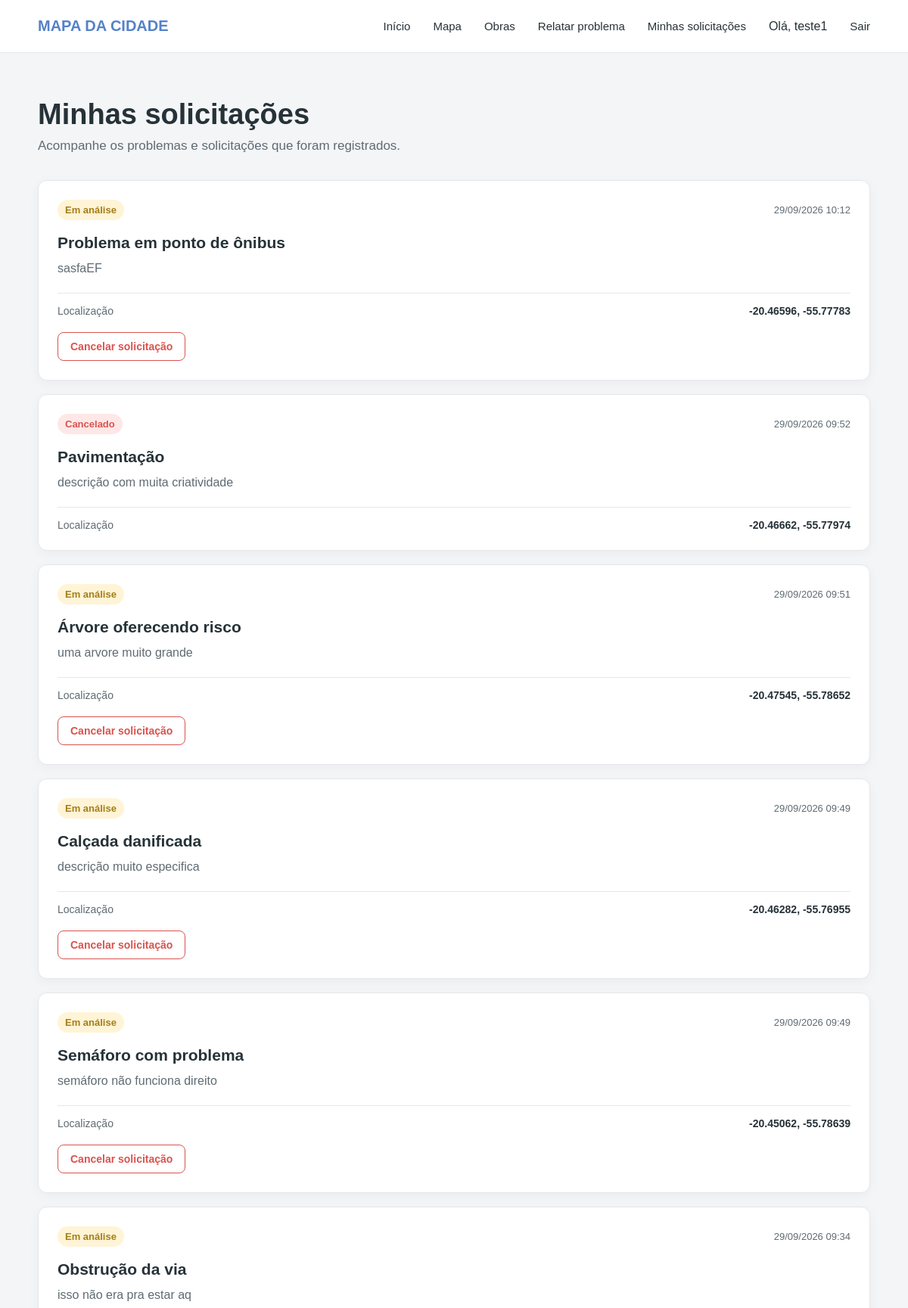
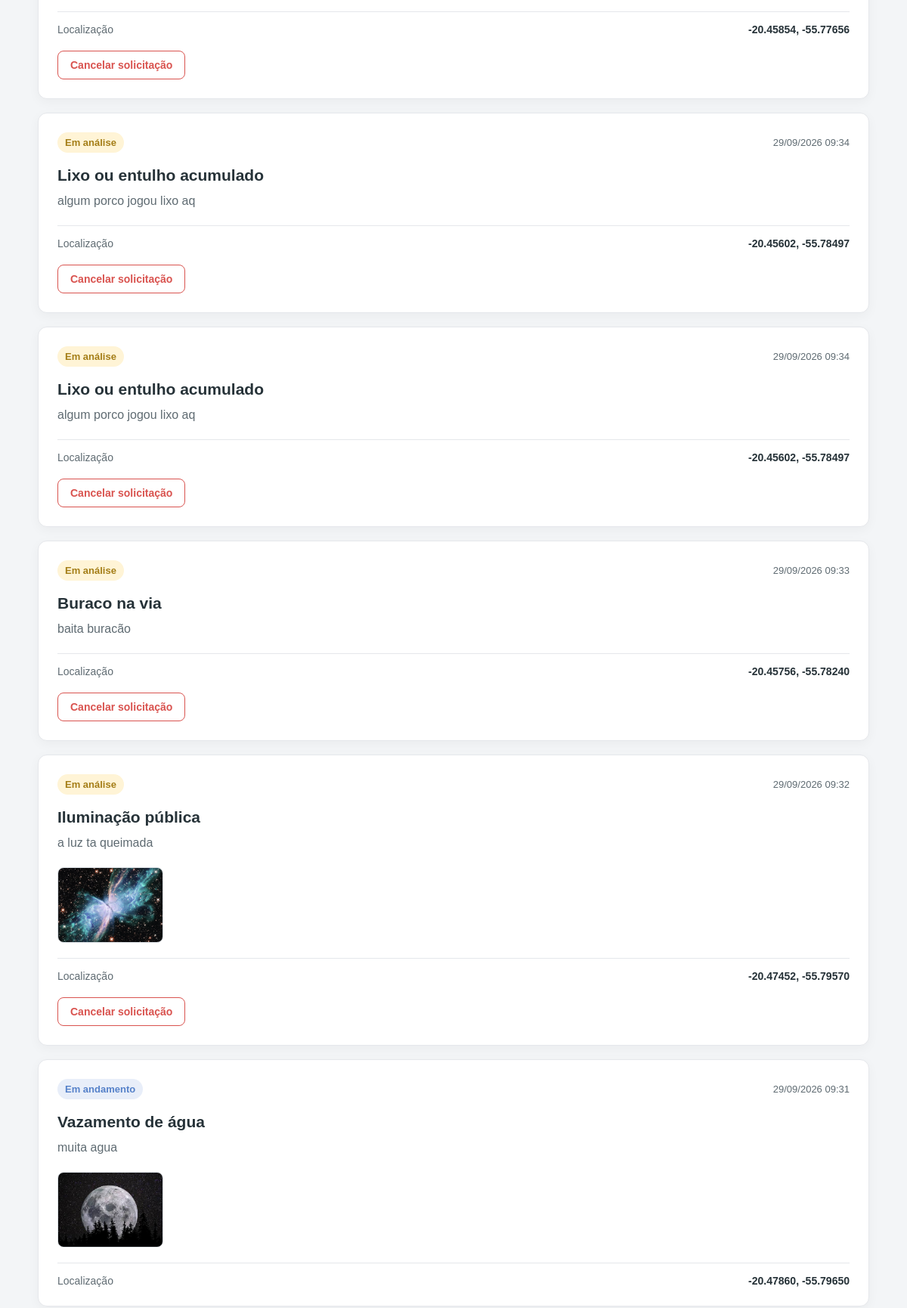
The page /solicitacoes (signed in, upper part) on the database its author committed (2 pictures, top to bottom).
### tables this page shows
CREATE TABLE relatos (
            id INTEGER PRIMARY KEY AUTOINCREMENT,
            tipo TEXT NOT NULL,
            descricao TEXT NOT NULL,
            latitude REAL NOT NULL,
            longitude REAL NOT NULL,
            status TEXT NOT NULL DEFAULT 'Em análise',
            data TEXT NOT NULL
        , usuario_id INTEGER, rua TEXT, bairro TEXT);

CREATE TABLE fotos (
        id INTEGER PRIMARY KEY AUTOINCREMENT,
        relato_id INTEGER NOT NULL,
        arquivo TEXT NOT NULL,
        FOREIGN KEY (relato_id) REFERENCES relatos(id)
    );

### app.py (the view)
@app.route("/solicitacoes")
def solicitacoes():
    usuario_id = session.get("usuario_id")
    conexao = sqlite3.connect("mapa_cidade.db")
    conexao.row_factory = sqlite3.Row
    cursor = conexao.cursor()
    if usuario_id:
        cursor.execute("""
            SELECT *
            FROM relatos
            WHERE usuario_id = ?
            ORDER BY id DESC
        """, (usuario_id,))
    else:
        conexao.close()
        return render_template(
            "solicitacoes.html",
            relatos=[]
        )
    relatos = cursor.fetchall()
    dados = []
    for relato in relatos:
        cursor.execute("""
            SELECT arquivo
            FROM fotos
            WHERE relato_id = ?
        """, (relato["id"],))
        fotos = cursor.fetchall()
        dados.append({
            "relato": relato,
            "fotos": fotos
        })
    conexao.close()
    return render_template(
        "solicitacoes.html",
        relatos=dados
    )

### templates/solicitacoes.html (shortened to what this page needs)
<!DOCTYPE html>
<html lang="pt-br">
<head>
    <link rel="stylesheet" href="{{ url_for('static', filename='css/solicitacoes.css') }}">
</head>
<body>
    <header class="header">
        <div class="logo">
            MAPA DA CIDADE
        </div>
        <nav class="menu">
            <a href="/">Início</a>
            <a href="/mapa">Mapa</a>
            <a href="/obras">Obras</a>
            <a href="/relatar">Relatar problema</a>
            <a href="/solicitacoes">Minhas solicitações</a>
            {% if session.get("usuario_id") %}
                <span class="usuario">
                    Olá, {{ session.get("usuario_nome") }}
                </span>
                <a href="/logout">
                    Sair
                </a>
            {% else %}
                <a href="/login">
                    Entrar
                </a>
            {% endif %}
        </nav>
    </header>
    <main>
        <section class="titulo">
            <h1>Minhas solicitações</h1>
            <p>
                Acompanhe os problemas e solicitações que foram registrados.
            </p>
        </section>
        <section class="lista-solicitacoes">
            {% if relatos %}
                {% for item in relatos %}
                    <div class="card-solicitacao">
                        <div class="topo-card">
                            <span class="status
                                {% if item['relato']['status'] == 'Em análise' %}
                                    status-analise
                                {% elif item['relato']['status'] == 'Em andamento' %}
                                    status-andamento
                                {% elif item['relato']['status'] == 'Concluída' %}
                                    status-concluida
                                {% elif item['relato']['status'] == 'Cancelado' %}
                                    status-cancelado
                                {% endif %}
                            ">
                                {{ item["relato"]["status"] }}
                            </span>
                            <span class="data">
                                {{ item["relato"]["data"] }}
                            </span>
                        </div>
                        <h2>
                            {{ item["relato"]["tipo"] }}
                        </h2>
                        <p class="descricao">
                            {{ item["relato"]["descricao"] }}
                        </p>
                        {% if item["fotos"] %}
                            <div class="fotos-solicitacao">
                                {% for foto in item["fotos"] %}
                                    <img
                                        src="{{ url_for('static', filename='uploads/' + foto['arquivo']) }}"
                                        alt="Foto do problema relatado"
                                    >
                                {% endfor %}
                            </div>
                        {% endif %}
                        <div class="localizacao">
                            <span>
                                Localização
                            </span>
                            <strong>
                                {{ "%.5f"|format(item["relato"]["latitude"]|float) }},
                                {{ "%.5f"|format(item["relato"]["longitude"]|float) }}
                            </strong>
                        </div>
                        {% if item["relato"]["status"] == "Em análise" %}
                            <button
                                type="button"
                                class="botao-cancelar"
                                data-id="{{ item['relato']['id'] }}"
                            >
                                Cancelar solicitação
                            </button>
                        {% endif %}
                    </div>
                {% endfor %}
            {% endif %}
        </section>
    </main>
</body>
</html>

### static/css/solicitacoes.css (style rules this page uses)
* { box-sizing: border-box; }
body { margin: 0; font-family: Arial, sans-serif; background-color: #F3F5F7; color: #263238; }
.header { height: 70px; background: #FFFFFF; display: flex; align-items: center; justify-content: space-between; padding: 0 50px; border-bottom: 1px solid #E5E7EB; }
.logo { font-size: 20px; font-weight: bold; color: #5581C9; }
.menu { display: flex; align-items: center; gap: 30px; }
.menu a { text-decoration: none; color: #263238; font-size: 15px; }
main { max-width: 1200px; margin: 0 auto; padding: 60px 50px; }
.titulo { margin-bottom: 35px; }
.titulo h1 { margin: 0 0 10px; font-size: 38px; }
.titulo p { margin: 0; font-size: 17px; color: #5F6B72; }
.lista-solicitacoes { display: flex; flex-direction: column; gap: 18px; }
.card-solicitacao { background: #FFFFFF; border: 1px solid #E5E7EB; border-radius: 12px; padding: 25px; box-shadow: 0 4px 15px rgba(0, 0, 0, 0.04); }
.topo-card { display: flex; align-items: center; justify-content: space-between; margin-bottom: 18px; }
.status { display: inline-block; padding: 6px 10px; border-radius: 20px; font-size: 13px; font-weight: bold; }
.status-analise { background: #FFF4D6; color: #A47D16; }
.status-andamento { background: #E8EEF9; color: #5581C9; }
.status-cancelado { background: #FDE8E7; color: #D9534F; }
.data { color: #5F6B72; font-size: 13px; }
.card-solicitacao h2 { margin: 0 0 10px; font-size: 21px; }
.descricao { margin: 0; color: #5F6B72; line-height: 1.5; }
.localizacao { margin-top: 20px; padding-top: 15px; border-top: 1px solid #E5E7EB; display: flex; justify-content: space-between; font-size: 14px; }
.localizacao span { color: #5F6B72; }
.localizacao strong { color: #263238; }
.fotos-solicitacao { display: flex; gap: 10px; flex-wrap: wrap; margin-top: 20px; }
.fotos-solicitacao img { width: 140px; height: 100px; object-fit: cover; border-radius: 8px; border: 1px solid #D9DEE3; }
.botao-cancelar { margin-top: 20px; padding: 10px 16px; border: 1px solid #D9534F; border-radius: 8px; background: #FFFFFF; color: #D9534F; font-size: 14px; font-weight: bold; cursor: pointer; }

### rows shown on the page
relatos: relato.status "Em análise", relato.data "29/09/2026 10:12", relato.tipo "Problema em ponto de ônibus", relato.descricao "sasfaEF", relato.latitude "-20.46596", relato.longitude "-55.77783"
relatos: relato.status "Cancelado", relato.data "29/09/2026 09:52", relato.tipo "Pavimentação", relato.descricao "descrição com muita criatividade", relato.latitude "-20.46662", relato.longitude "-55.77974"
relatos: relato.status "Em análise", relato.data "29/09/2026 09:51", relato.tipo "Árvore oferecendo risco", relato.descricao "uma arvore muito grande", relato.latitude "-20.47545", relato.longitude "-55.78652"
relatos: relato.status "Em análise", relato.data "29/09/2026 09:49", relato.tipo "Calçada danificada", relato.descricao "descrição muito especifica", relato.latitude "-20.46282", relato.longitude "-55.76955"
relatos: relato.status "Em análise", relato.data "29/09/2026 09:49", relato.tipo "Semáforo com problema", relato.descricao "semáforo não funciona direito", relato.latitude "-20.45062", relato.longitude "-55.78639"
relatos: relato.status "Em análise", relato.data "29/09/2026 09:34", relato.tipo "Obstrução da via", relato.descricao "isso não era pra estar aq", relato.latitude "-20.45854", relato.longitude "-55.77656"
relatos: relato.status "Em análise", relato.data "29/09/2026 09:34", relato.tipo "Lixo ou entulho acumulado", relato.descricao "algum porco jogou lixo aq", relato.latitude "-20.45602", relato.longitude "-55.78497"
relatos: relato.status "Em análise", relato.data "29/09/2026 09:34", relato.tipo "Lixo ou entulho acumulado", relato.descricao "algum porco jogou lixo aq", relato.latitude "-20.45602", relato.longitude "-55.78497"
relatos: relato.status "Em análise", relato.data "29/09/2026 09:33", relato.tipo "Buraco na via", relato.descricao "baita buracão", relato.latitude "-20.45756", relato.longitude "-55.78240"
relatos: relato.status "Em análise", relato.data "29/09/2026 09:32", relato.tipo "Iluminação pública", relato.descricao "a luz ta queimada", relato.latitude "-20.47452", relato.longitude "-55.79570"
fotos: arquivo (picture)
relatos: relato.status "Em andamento", relato.data "29/09/2026 09:31", relato.tipo "Vazamento de água", relato.descricao "muita agua", relato.latitude "-20.47860", relato.longitude "-55.79650"
fotos: arquivo (picture)

### other values the page prints
{{ session.get("usuario_nome") }} "teste1"
